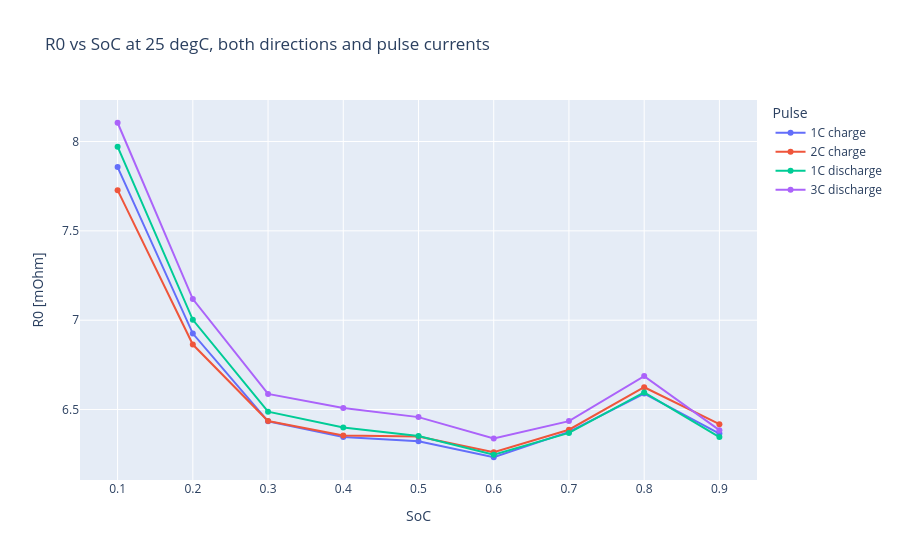

Notebook cell for this chart:
### Markdown cell above
Each direction and each C rate gets its own table. Comparing them shows the asymmetry between charge and discharge pulses and how the resistance shifts with current.

### Code cell
import plotly.graph_objects as go

temp_index = 1  # 25 degC in the grid above

fig = go.Figure()
for direction, rates in (
    ("charge", fresh.charge_c_rates),
    ("discharge", fresh.discharge_c_rates),
):
    for i, rate in enumerate(rates):
        fig.add_trace(
            go.Scatter(
                x=fresh.soc_grid,
                y=1000 * fresh.r0(direction)[:, temp_index, i],
                mode="lines+markers",
                name=f"{rate:g}C {direction}",
            )
        )
fig.update_layout(
    title="R0 vs SoC at 25 degC, both directions and pulse currents",
    xaxis_title="SoC",
    yaxis_title="R0 [mOhm]",
    legend_title="Pulse",
)
fig

### Figure 1 — Plotly figure (JSON) as saved in the notebook; plotly's stock layout.template omitted (floating-point values rounded to 4 significant figures)
{"data": [{"mode": "lines+markers", "name": "1C charge", "type": "scatter", "x": [0.1, 0.2, 0.3, 0.4, 0.5, 0.6, 0.7, 0.8, 0.9], "y": [7.857, 6.925, 6.434, 6.346, 6.323, 6.233, 6.375, 6.589, 6.365]}, {"mode": "lines+markers", "name": "2C charge", "type": "scatter", "x": [0.1, 0.2, 0.3, 0.4, 0.5, 0.6, 0.7, 0.8, 0.9], "y": [7.728, 6.864, 6.436, 6.354, 6.35, 6.261, 6.387, 6.625, 6.418]}, {"mode": "lines+markers", "name": "1C discharge", "type": "scatter", "x": [0.1, 0.2, 0.3, 0.4, 0.5, 0.6, 0.7, 0.8, 0.9], "y": [7.971, 7.002, 6.488, 6.399, 6.352, 6.247, 6.369, 6.596, 6.346]}, {"mode": "lines+markers", "name": "3C discharge", "type": "scatter", "x": [0.1, 0.2, 0.3, 0.4, 0.5, 0.6, 0.7, 0.8, 0.9], "y": [8.105, 7.119, 6.588, 6.509, 6.458, 6.338, 6.435, 6.687, 6.385]}], "layout": {"legend": {"title": {"text": "Pulse"}}, "title": {"text": "R0 vs SoC at 25 degC, both directions and pulse currents"}, "xaxis": {"title": {"text": "SoC"}}, "yaxis": {"title": {"text": "R0 [mOhm]"}}}}
